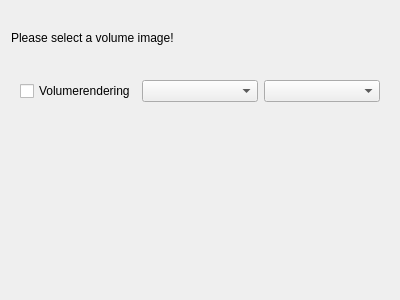
<?xml version="1.0" encoding="UTF-8"?>
<ui version="4.0">
 <class>VolumeVisualizationView</class>
 <widget class="QWidget" name="VolumeVisualizationView">
  <property name="geometry">
   <rect>
    <x>0</x>
    <y>0</y>
    <width>400</width>
    <height>300</height>
   </rect>
  </property>
  <property name="windowTitle">
   <string>Form</string>
  </property>
  <layout class="QVBoxLayout" name="verticalLayout">
   <item>
    <widget class="QLabel" name="m_ErrorImageLabel">
     <property name="sizePolicy">
      <sizepolicy hsizetype="Preferred" vsizetype="Maximum">
       <horstretch>0</horstretch>
       <verstretch>0</verstretch>
      </sizepolicy>
     </property>
     <property name="text">
      <string/>
     </property>
    </widget>
   </item>
   <item>
    <widget class="QLabel" name="m_NoSelectedImageLabel">
     <property name="sizePolicy">
      <sizepolicy hsizetype="Preferred" vsizetype="Maximum">
       <horstretch>0</horstretch>
       <verstretch>0</verstretch>
      </sizepolicy>
     </property>
     <property name="text">
      <string>Please select a volume image!</string>
     </property>
    </widget>
   </item>
   <item>
    <widget class="QLabel" name="m_SelectedImageLabel">
     <property name="sizePolicy">
      <sizepolicy hsizetype="Preferred" vsizetype="Maximum">
       <horstretch>0</horstretch>
       <verstretch>0</verstretch>
      </sizepolicy>
     </property>
     <property name="text">
      <string/>
     </property>
    </widget>
   </item>
   <item>
    <widget class="QWidget" name="comboBoxGroup" native="true">
     <layout class="QHBoxLayout" name="horizontalLayout">
      <item>
       <widget class="QCheckBox" name="m_EnableRenderingCB">
        <property name="text">
         <string>Volumerendering</string>
        </property>
       </widget>
      </item>
      <item>
       <widget class="QComboBox" name="m_RenderMode"/>
      </item>
      <item>
       <widget class="QComboBox" name="m_BlendMode"/>
      </item>
     </layout>
    </widget>
   </item>
   <item>
    <widget class="QmitkTransferFunctionGeneratorWidget" name="m_TransferFunctionGeneratorWidget" native="true">
     <property name="sizePolicy">
      <sizepolicy hsizetype="Expanding" vsizetype="Minimum">
       <horstretch>0</horstretch>
       <verstretch>0</verstretch>
      </sizepolicy>
     </property>
    </widget>
   </item>
   <item>
    <widget class="QmitkTransferFunctionWidget" name="m_TransferFunctionWidget" native="true">
     <property name="sizePolicy">
      <sizepolicy hsizetype="Preferred" vsizetype="Preferred">
       <horstretch>0</horstretch>
       <verstretch>1</verstretch>
      </sizepolicy>
     </property>
    </widget>
   </item>
  </layout>
 </widget>
 <customwidgets>
  <customwidget>
   <class>QmitkTransferFunctionWidget</class>
   <extends>QWidget</extends>
   <header>QmitkTransferFunctionWidget.h</header>
   <container>1</container>
  </customwidget>
  <customwidget>
   <class>QmitkTransferFunctionGeneratorWidget</class>
   <extends>QWidget</extends>
   <header>QmitkTransferFunctionGeneratorWidget.h</header>
   <container>1</container>
  </customwidget>
 </customwidgets>
 <resources/>
 <connections/>
</ui>
